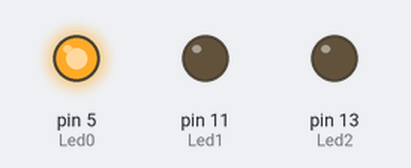
The sketch below on a simulated Arduino Uno, built with avr-gcc and run on an emulated ATmega328P. Shown: output pins drawn as LEDs (lit = HIGH).

Above: at 0.05 s.
At 0.55 s:
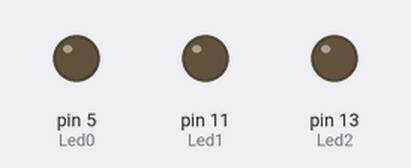
At 1.45 s:
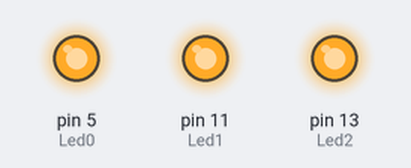
At 2.75 s:
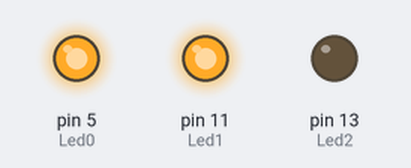
Timing chart, 0 to 3.0 s (numbered marks = the images above):
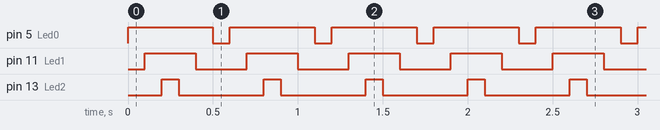

The sketch:

P2-3_Leds.ino
```cpp
// Croquis P2-3_Leds.ino

//----- CONSTANTES -----
#define Led0 5  // LED 0 sur la ligne d'E/S 5
#define Led1 11 // LED 1 sur la ligne d'E/S 11
#define Led2 13 // LED 2 sur la ligne d'E/S 13

//----- PROCEDURE D'INITIALISATION -----
void setup() { // Les 3 lignes en sortie
  pinMode(Led0, OUTPUT);
  pinMode(Led1, OUTPUT);
  pinMode(Led2, OUTPUT);
}

//----- BOUCLE PRINCIPALE -----
void loop(){
  // Montée...
  digitalWrite(Led0, HIGH); // LED 0 allumée
  delay(100); // Attente de 100 millisecondes
  digitalWrite(Led1, HIGH); // LED 1 allumée
  delay(100); // Attente de 100 millisecondes
  digitalWrite(Led2, HIGH); // LED 2 allumée
  delay(100); // Attente de 100 millisecondes
  // Descente...
  digitalWrite(Led2, LOW);  // LED 2 éteinte
  delay(100); // Attente de 100 millisecondes
  digitalWrite(Led1, LOW);  // LED 1 éteinte
  delay(100); // Attente de 100 millisecondes
  digitalWrite(Led0, LOW);  // LED 0 éteinte
  delay(100); // Attente de 100 millisecondes
}
```

Measured:
- by itself, pin 5 (Led0): alternates HIGH for 0.50 s and LOW for 0.10 s
- by itself, pin 11 (Led1): alternates HIGH for 0.30 s and LOW for 0.30 s
- by itself, pin 13 (Led2): alternates HIGH for 0.10 s and LOW for 0.50 s
